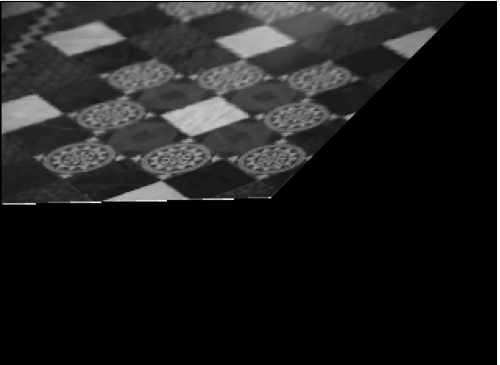
#> input picture src/AffineRectified.png, 500 x 365 px
$ jupyter execute kashi.ipynb
#> lines starting #> are read from the running program, lines starting #| are printed output that depends on the picture
[cell 1]
import cv2
import numpy as np
import matplotlib.pyplot as plt
image = cv2.imread('../src/AffineRectified.png')
#> image is the input picture: shape (365, 500, 3); min 0, max 255, mean 31.8

# Display the image
cv2.imshow('Image', image)

# Wait for a mouse click
def get_coordinates(event, x, y, flags, param):
    if event == cv2.EVENT_LBUTTONDOWN:
        print("Coordinates (x, y):", x, y)

cv2.setMouseCallback('Image', get_coordinates)

cv2.waitKey(0)
cv2.destroyAllWindows()

[cell 2]
# First Equation
p1 = np.array([116, 252, 1])
p2 = np.array([138, 192, 1])
p3 = np.array([157, 224, 1])

l1 = np.cross(p1, p2).astype('float64')
l2 = np.cross(p3, p2).astype('float64')


# Second Equation
p1 = np.array([94, 216, 1])
p2 = np.array([74, 184, 1])
p3 = np.array([94, 129, 1])

l3 = np.cross(p1, p2).astype('float64')
l4 = np.cross(p3, p2).astype('float64')


l1 /= l1[2]
l2 /= l2[2]
l3 /= l3[2]
l4 /= l4[2]

coe = np.array([
    [l1[0]*l2[0], l1[0]*l2[1]+l1[1]*l2[0]],
    [l3[0]*l4[0], l3[0]*l4[1]+l3[1]*l4[0]]
    ])
ans = np.array([-1*l1[1]*l2[1],-1*l3[1]*l4[1]])

x = np.linalg.solve(coe, ans).astype('float64')
# x = np.matmul(np.linalg.inv(coe), ans)
x = np.array([x[0], x[1], 1])

S = np.array([
    [x[0], x[1]],
    [x[1], 1]
]).astype('float64')
print(S)
U, D, UT = np.linalg.svd(S)
D = np.sqrt(D)
D = np.diag(D)
A = U @ D @ UT
print(A)
affine = np.array([
        [A[0,0], A[0,1], 0],
        [A[1,0], A[1,1], 0],
        [0     , 0     , 1]
    ]).astype('float64')
def MetricRectification(point):
    tp = np.linalg.pinv(affine) @ point
    if tp[2]==0: tp[2]=1
    return tp / tp[2]
def MetricRectificationInv(point):
    tp = affine @ point
    if tp[2]==0: tp[2]=1
    return tp[0] / tp[2], tp[1] / tp[2]

[cell 3]
import cv2
im = cv2.imread('../src/AffineRectified.png', cv2.IMREAD_GRAYSCALE)
#> im: shape (365, 500); min 0, max 255, mean 31.8
print(im.shape)
#| (365, 500)
print(im)
#> (printed output is left out)
plt.imshow(im, cmap='gray', vmin=0, vmax=255)
plt.show()

[cell 4]
new_img_type = np.zeros_like(im)
for i in range(0, im.shape[0]):
    for j in range(0, im.shape[1]):
        i_im, j_im = MetricRectificationInv(np.array([i,j,1]))
        if 0<i_im < im.shape[0]-1 and 0<j_im < im.shape[1]-1:
            new_img_type[i,j] = im[round(i_im), round(j_im)]
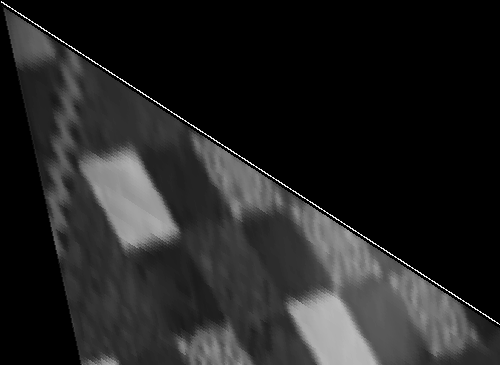
#> new_img_type: shape (365, 500); min 0, max 241, mean 35.2

plt.imshow(new_img_type, cmap='gray', vmin=0, vmax=255)
plt.show()

[cell 5]
new_img_type = []
for i in range(233):
    for j in range(318):
        new_point = MetricRectification([i,j,1])
        i_new = int(new_point[0])
        j_new = int(new_point[1])
        new_img_type.append([i_new, j_new, im[i][j]])
new_img_type = np.array(new_img_type)
X, Y, C = zip(*new_img_type)

X -= np.min(X)
Y -= np.min(Y)

X = np.array(X)
Y = np.array(Y)
C = np.array(C)

normaled_X = np.where(X<3000)

X = X[normaled_X]
Y = Y[normaled_X]
C = C[normaled_X]

normaled_Y = np.where(Y<3000)

X = X[normaled_Y]
Y = Y[normaled_Y]
C = C[normaled_Y]


matrix_shape = (np.max(X) + 1, np.max(Y) + 1)
result_matrix = np.zeros(matrix_shape)

result_matrix[X, Y] = C
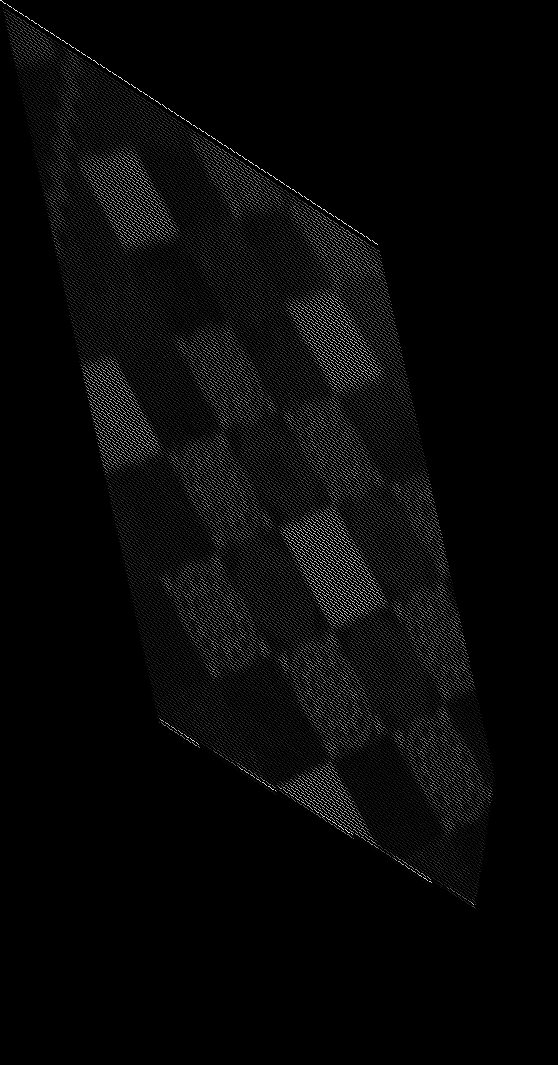
#> result_matrix: shape (1065, 558) float64; min 0, max 246, mean 8.1

result_matrix = np.array(result_matrix)

plt.imshow(result_matrix, cmap='gray', vmin=0, vmax=255)
plt.show()
